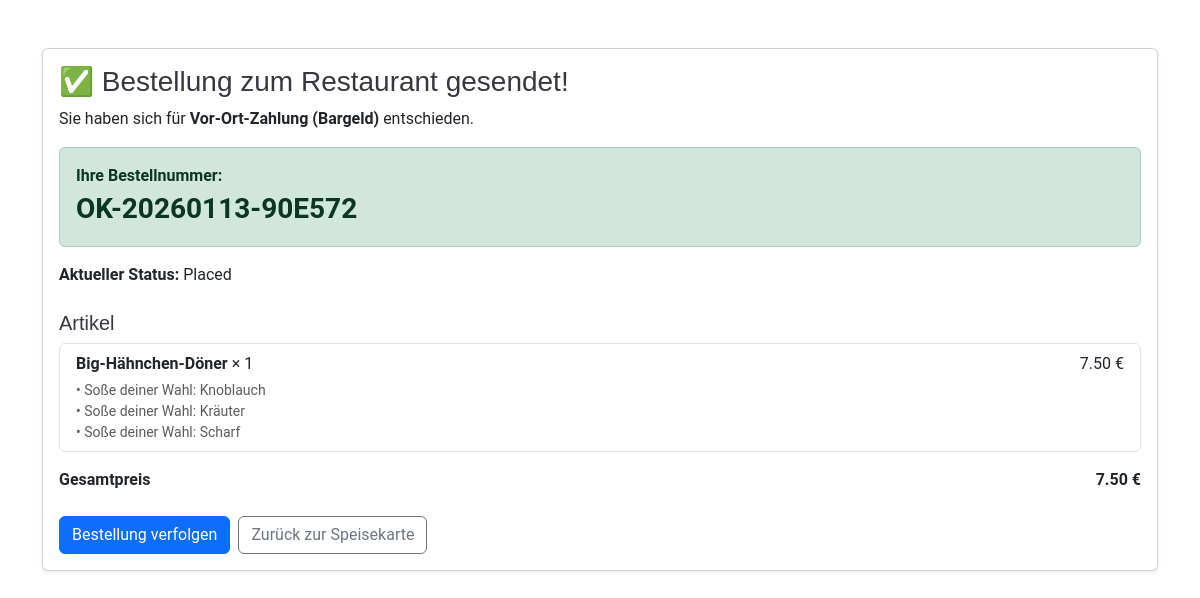
The page /order/success/OK-20260113-90E572/ on the database as committed earlier.
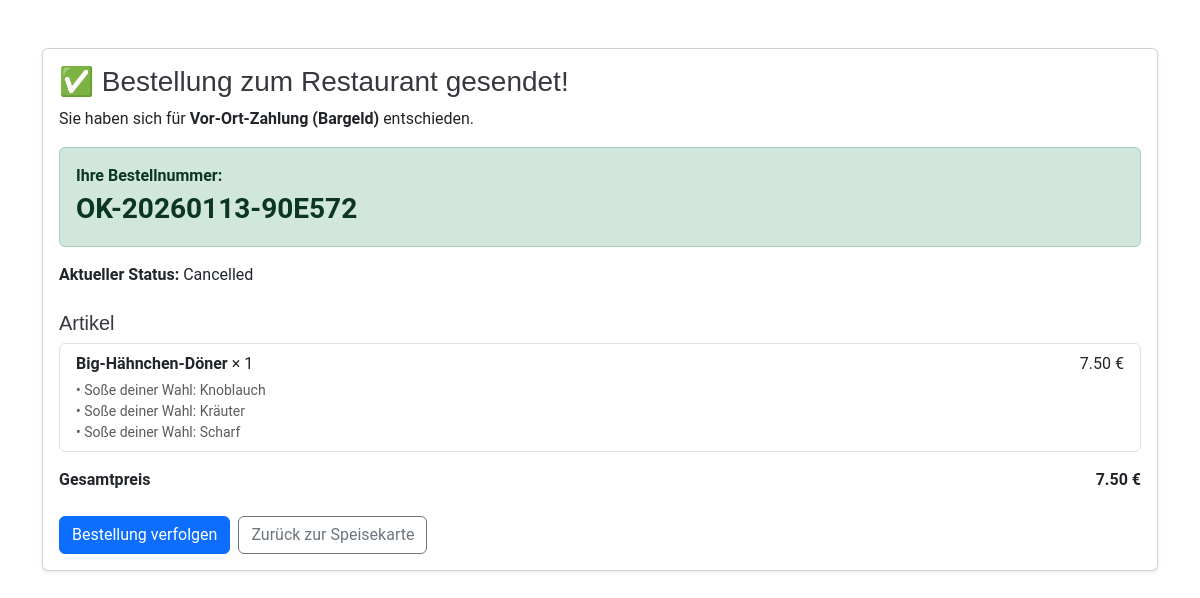
The same page on the database as committed later.
### FoodOrdering/models.py (models this page shows, shortened)
class Order(models.Model):
    STATUS_CHOICES = (
        ("CART", "Cart"),
        ("PLACED", "Placed"),
        ("PREPARING", "Preparing"),
        ("DELIVERING", "Delivering"),
        ("COMPLETED", "Completed"),
        ("CANCELLED", "Cancelled"),
    )
    user = models.ForeignKey(settings.AUTH_USER_MODEL, on_delete=models.SET_NULL, null=True, blank=True)
    full_name = models.CharField(max_length=120)
    phone = models.CharField(max_length=50)
    email = models.EmailField(blank=True)
    address_line = models.CharField(max_length=255, blank=True)  # for delivery
    city = models.CharField(max_length=120, blank=True)
    postal_code = models.CharField(max_length=20, blank=True)
    notes = models.TextField(blank=True)
    status = models.CharField(max_length=12, choices=STATUS_CHOICES, default="CART")
    created_at = models.DateTimeField(auto_now_add=True)
    placed_at = models.DateTimeField(null=True, blank=True)
    payment_method = models.CharField(max_length=20, blank=True)  # "CASH" or "STRIPE"
    is_paid = models.BooleanField(default=False)
    stripe_session_id = models.CharField(max_length=255, blank=True)
    stripe_payment_intent_id = models.CharField(max_length=255, blank=True)
    order_number = models.CharField(max_length=20, unique=True, null=True, blank=True, db_index=True)
    def total_price(self):
        return sum(item.total_price() for item in self.items.all())

class OrderItem(models.Model):
    order = models.ForeignKey(Order, on_delete=models.CASCADE, related_name="items")
    product = models.ForeignKey(Product, on_delete=models.PROTECT)
    quantity = models.PositiveIntegerField(default=1)
    price_at_time = models.DecimalField(max_digits=8, decimal_places=2)
    def options_total(self):
        return sum(o.price_delta_at_time for o in self.chosen_options.all())
    def unit_total(self):
        return self.price_at_time + self.options_total()
    def total_price(self):
        return self.unit_total() * self.quantity

class OrderItemOption(models.Model):
    order_item = models.ForeignKey(OrderItem, on_delete=models.CASCADE, related_name="chosen_options")
    option = models.ForeignKey(Option, on_delete=models.PROTECT)
    price_delta_at_time = models.DecimalField(max_digits=8, decimal_places=2)
    class Meta:
        unique_together = ("order_item", "option")

### FoodOrdering/views.py (the view)
# urls.py: path("order/success/<str:order_number>/", views.order_success, name="order_success"),
def order_success(request, order_number):
    order = get_object_or_404(Order, order_number=order_number)
    return render(request, "order_success.html", {"order": order})

### templates/order_success.html (shortened to what this page needs)
{% load static %}
<!DOCTYPE html>
<html lang="de">
<head>
  <link href="{% static 'assets/vendor/bootstrap/css/bootstrap.min.css' %}" rel="stylesheet">
  <link href="{% static 'assets/css/main.css' %}" rel="stylesheet">
</head>
<body>
<div class="container my-5">
  <div class="card shadow-sm">
    <div class="card-body">
      <h3 class="mb-2">✅ Bestellung zum Restaurant gesendet!</h3>
      <p class="mb-3">Sie haben sich für <strong>Vor-Ort-Zahlung (Bargeld)</strong> entschieden.</p>
      <div class="alert alert-success">
        <div><strong>Ihre Bestellnummer:</strong></div>
        <div class="fs-3 fw-bold">{{ order.order_number }}</div>
      </div>
      <div class="mb-3">
        <strong>Aktueller Status:</strong> {{ order.get_status_display }}
      </div>
      <h5 class="mt-4">Artikel</h5>
      <ul class="list-group">
        {% for item in order.items.all %}
          <li class="list-group-item d-flex justify-content-between">
            <div>
              <strong>{{ item.product.name }}</strong> × {{ item.quantity }}
              {% if item.chosen_options.all %}
                <div class="small text-muted mt-1">
                  {% for ch in item.chosen_options.all %}
                    • {{ ch.option.group.name }}: {{ ch.option.name }}<br>
                  {% endfor %}
                </div>
              {% endif %}
            </div>
            <div>{{ item.total_price }} €</div>
          </li>
        {% endfor %}
      </ul>
      <div class="d-flex justify-content-between mt-3">
        <strong>Gesamtpreis</strong>
        <strong>{{ order.total_price }} €</strong>
      </div>
      <div class="mt-4 d-flex gap-2">
        <a class="btn btn-primary" href="{% url 'track_order' %}">Bestellung verfolgen</a>
        <a class="btn btn-outline-secondary" href="{% url 'home' %}">Zurück zur Speisekarte</a>
      </div>
    </div>
  </div>
</div>
</body>
</html>

Rows that differ between the two databases and show on the page:
changed Order "OK-20260113-90E572": status "Placed" → "Cancelled"
